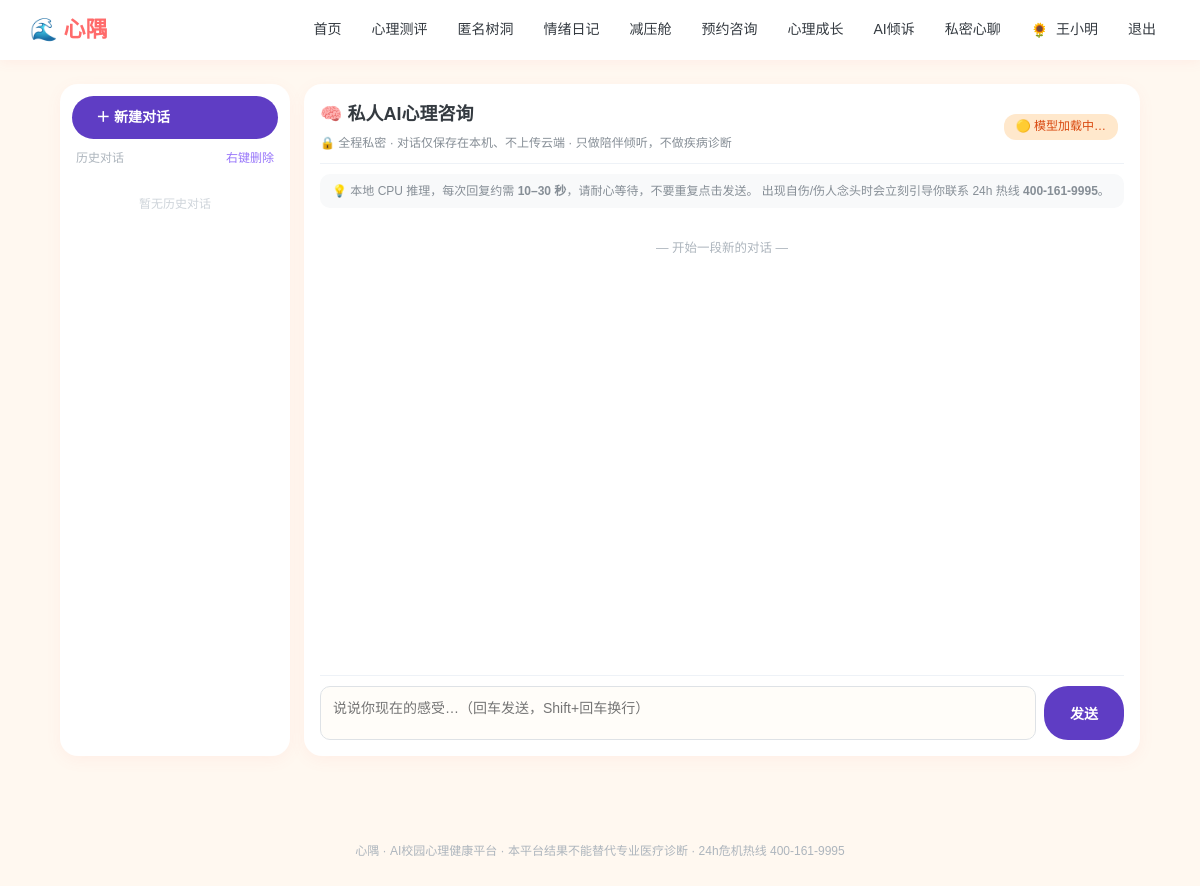
Page /rag_chat (signed in) on the earlier database version.
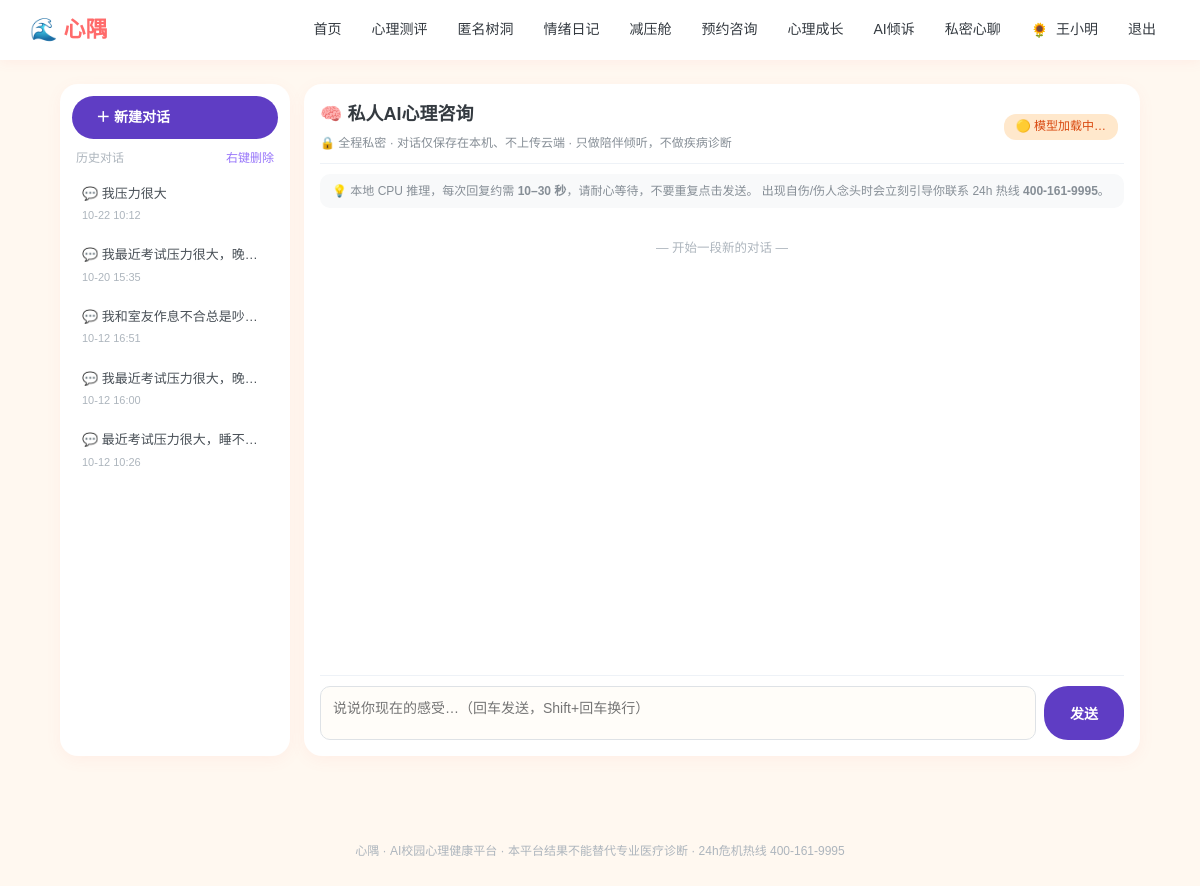
Same page on the later database version.
### models.py (models this page shows)
class RAGSession(db.Model):
    __tablename__ = "rag_sessions"
    id = db.Column(db.Integer, primary_key=True)
    user_id = db.Column(db.Integer, db.ForeignKey("users.id"))
    title = db.Column(db.String(128), default="新对话")
    created_at = db.Column(db.DateTime, default=datetime.now)
    last_at = db.Column(db.DateTime, default=datetime.now)

### app.py (the view)
@app.route("/rag_chat")
@login_required()
def rag_chat_page(u):
    sid = request.args.get("sid", type=int)
    cur = None
    msgs = []
    if sid:
        cur = RAGSession.query.filter_by(id=sid, user_id=u.id).first()
        if cur:
            msgs = RAGMessage.query.filter_by(session_id=cur.id).order_by(RAGMessage.id).all()
    sessions = RAGSession.query.filter_by(user_id=u.id).order_by(RAGSession.last_at.desc()).limit(30).all()
    return render_template("rag_chat.html", u=u, rag_status=rag_counselor.status(),
                           sessions=sessions, cur=cur, msgs=msgs)

### app.py (called while the page is built)
def login_required(role=None):
    def decor(f):
        @wraps(f)
        def wrapper(*args,**kwargs):
            uid = session.get("uid")
            if not uid:
                return redirect(url_for("login", next=request.path))
            u = db.session.get(User, uid)
            if not u:
                session.clear()
                return redirect(url_for("login"))
            if not u.profile_completed and request.endpoint not in (
                    "profile", "logout", "static", "avatar_upload"):
                flash("首次登录请先完善你的基本信息", "warn")
                return redirect(url_for("profile"))
            if role and u.role != role:
                flash("该页面需要相应权限", "warn")
                return redirect(url_for("index"))
            return f(u, *args, **kwargs)
        return wrapper
    return decor

### rag_counselor.py (called while the page is built)
def status():
    return {"ready": _bundle["ready"],"error": _bundle["error"],"model_path_exists": MODEL_PATH.exists(),
        "model_size_mb": round(MODEL_PATH.stat().st_size / 1024 / 1024, 1) if MODEL_PATH.exists() else 0,
        "kb_chunks": len(_bundle["chunks"]) if _bundle["chunks"] else 0,}

### templates/rag_chat.html (shortened to what this page needs)
{% extends "base.html" %}
{% block body %}
<div style="display:flex;gap:14px;max-width:1080px;margin:14px auto;height:calc(100vh - 110px)">
  <div class="card" style="width:230px;flex-shrink:0;display:flex;flex-direction:column;padding:12px;overflow:hidden">
    <a href="{{ url_for('rag_chat_page') }}" class="btn" style="width:100%;margin-bottom:10px;background:#5f3dc4;color:#fff">＋ 新建对话</a>
    <div style="font-size:12px;color:#adb5bd;padding:0 4px 6px;display:flex;justify-content:space-between;align-items:center"><span>历史对话</span><span style="color:#9775fa;cursor:help" title="在某条对话上点击鼠标右键即可删除">右键删除</span></div>
    <div id="sessionList" style="flex:1;overflow-y:auto;display:flex;flex-direction:column;gap:4px">
      {% for s in sessions %}
      <a href="{{ url_for('rag_chat_page', sid=s.id) }}"
         class="rag-sess {% if cur and cur.id==s.id %}active{% endif %}"
         data-sid="{{ s.id }}">
        <div style="font-size:13px;overflow:hidden;text-overflow:ellipsis;white-space:nowrap">💬 {{ s.title }}</div>
        <div style="font-size:11px;color:#adb5bd;margin-top:2px">{{ s.last_at.strftime('%m-%d %H:%M') }}</div>
      </a>
      {% else %}
      <div style="font-size:12px;color:#ced4da;text-align:center;padding:20px 4px">暂无历史对话</div>
      {% endfor %}
    </div>
  </div>
  <div class="card" style="flex:1;display:flex;flex-direction:column;padding:16px;overflow:hidden">
    <div style="display:flex;justify-content:space-between;align-items:center;padding-bottom:10px;border-bottom:1px solid #eef2f7">
      <div>
        <h2 style="margin:0;font-size:18px">🧠 私人AI心理咨询</h2>
        <p style="margin:4px 0 0;font-size:12px;color:#868e96">
          🔒 全程私密 · 对话仅保存在本机、不上传云端 · 只做陪伴倾听，不做疾病诊断
        </p>
      </div>
      <span id="ragStatus" class="tag {{ 'tag-blue' if rag_status.ready else 'tag-orange' }}">
        {{ '🟢 模型已就绪' if rag_status.ready else '🟡 模型加载中…' }}
      </span>
    </div>
    <div style="background:#f8f9fa;padding:8px 12px;border-radius:10px;margin:10px 0;font-size:12px;color:#868e96;line-height:1.5">
      💡 本地 CPU 推理，每次回复约需 <b>10–30 秒</b>，请耐心等待，不要重复点击发送。
      出现自伤/伤人念头时会立刻引导你联系 24h 热线 <b>400-161-9995</b>。
    </div>
    <div id="msgBox" style="flex:1;overflow-y:auto;padding:10px 4px;display:flex;flex-direction:column;gap:12px">
      {% if not msgs %}
      <div style="text-align:center;color:#adb5bd;font-size:12.5px;padding:10px">— 开始一段新的对话 —</div>
      {% endif %}
    </div>
    <div style="display:flex;gap:8px;padding-top:10px;border-top:1px solid #eef2f7">
      <textarea id="msgInput" rows="2" placeholder="说说你现在的感受…（回车发送，Shift+回车换行）"
        style="flex:1;padding:10px 12px;border:1.5px solid #dee2e6;border-radius:10px;font-size:14px;resize:none;font-family:inherit"></textarea>
      <button id="sendBtn" class="btn" style="align-self:stretch;background:#5f3dc4;color:#fff;min-width:80px">发送</button>
    </div>
  </div>
</div>
{% endblock %}

Differences in the rows shown:
added RAGSession: title "我压力很大", last_at "10-22 10:12"
added RAGSession: title "我最近考试压力很大，晚…", last_at "10-20 15:35"
added RAGSession: title "我和室友作息不合总是吵…", last_at "10-12 16:51"
added RAGSession: title "我最近考试压力很大，晚…", last_at "10-12 16:00"
added RAGSession: title "最近考试压力很大，睡不…", last_at "10-12 10:26"
Other differences:
text no longer shown: "暂无历史对话"
